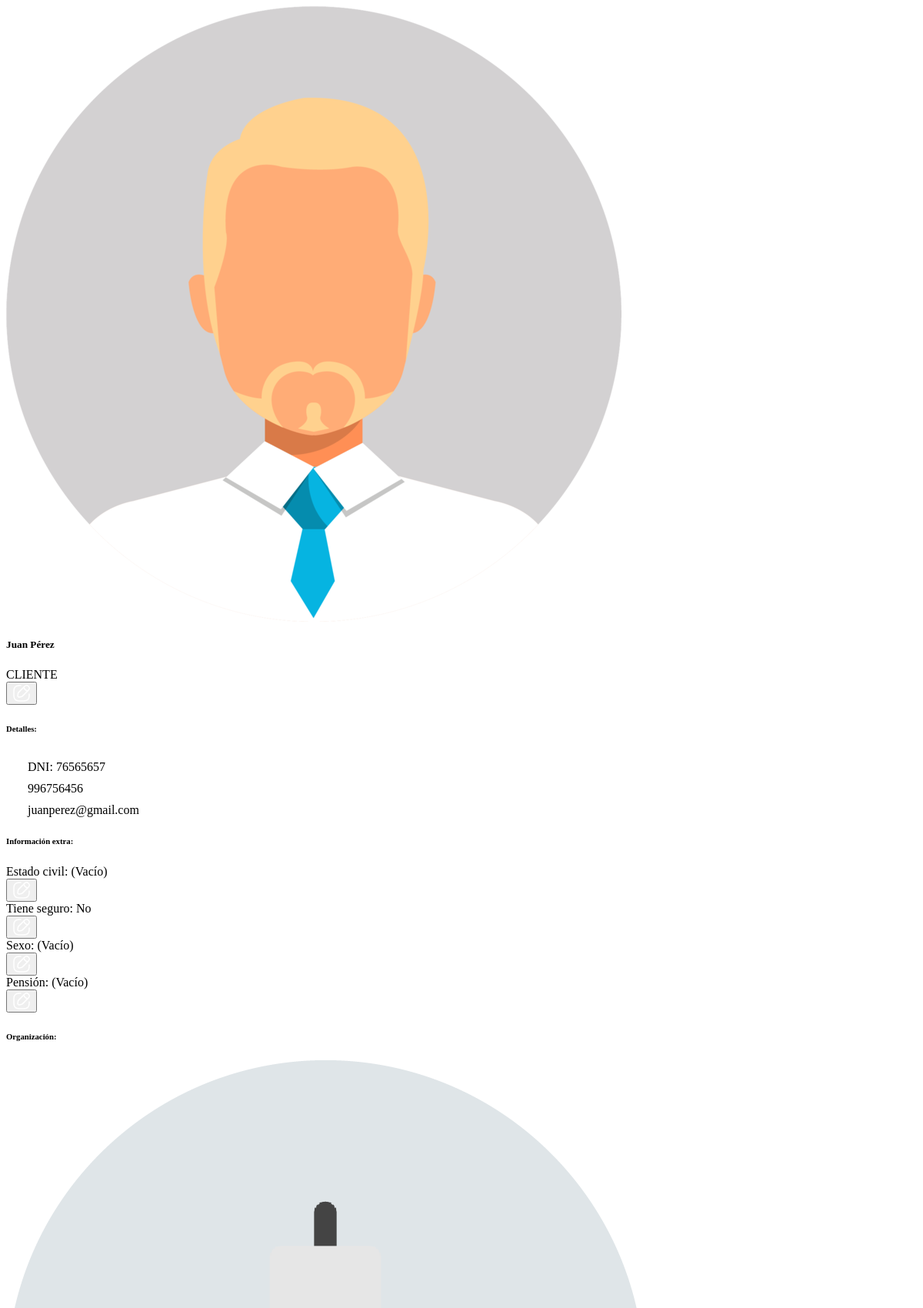
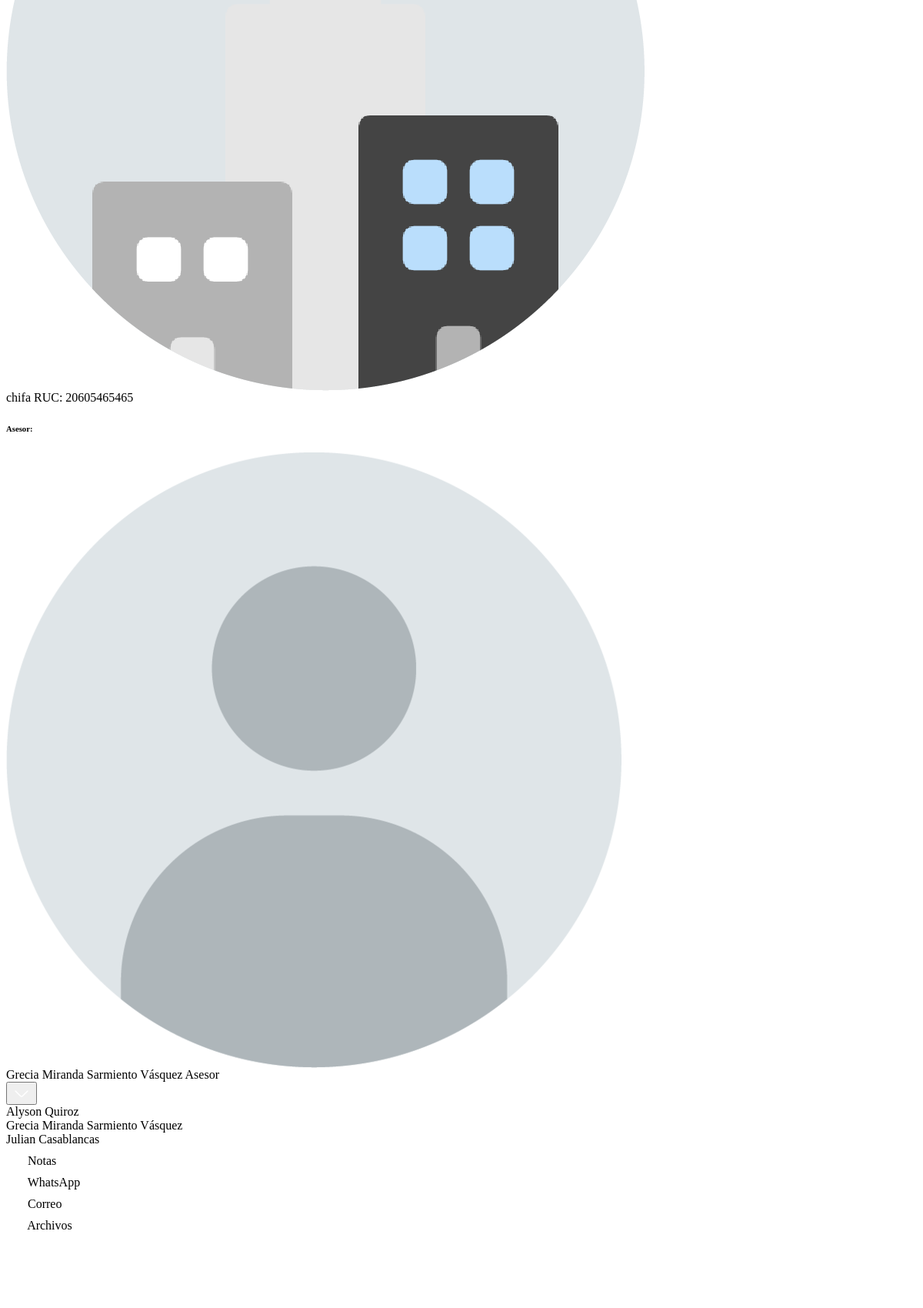
Page /views/clientes/get.php?id=1 (signed in, upper part) on the committed database (2 pictures, top to bottom).
### tables this page shows
CREATE TABLE `clientes` (
  `idcliente` int(11) NOT NULL,
  `nombres` varchar(250) NOT NULL,
  `apellidos` varchar(250) NOT NULL,
  `num_doc` varchar(11) DEFAULT NULL,
  `telefono` int(9) DEFAULT NULL,
  `correo` varchar(250) DEFAULT NULL,
  `fecha_creacion` datetime NOT NULL DEFAULT current_timestamp(),
  `idusuario` int(11) DEFAULT NULL,
  `idestado` int(11) DEFAULT NULL,
  `foto` varchar(1000) DEFAULT NULL,
  `estado_civil` varchar(25) DEFAULT NULL,
  `tiene_seguro` tinyint(1) DEFAULT NULL,
  `sexo` varchar(255) DEFAULT NULL,
  `pensión` varchar(255) DEFAULT NULL
);

CREATE TABLE `estados_clientes` (
  `idestado` int(11) NOT NULL,
  `estado` varchar(50) NOT NULL
);

CREATE TABLE `campos_extra` (
  `idcampo` int(11) NOT NULL,
  `idreferencia` int(11) DEFAULT NULL,
  `tabla` varchar(50) NOT NULL,
  `campo` varchar(50) NOT NULL,
  `nombre` varchar(100) NOT NULL,
  `valor_inicial` text DEFAULT NULL,
  `tipo_dato` enum('texto','numero','booleano','fecha','opciones') DEFAULT 'texto',
  `longitud` int(11) DEFAULT NULL,
  `requerido` tinyint(1) NOT NULL DEFAULT 1,
  `fecha_creacion` timestamp NOT NULL DEFAULT current_timestamp()
);

CREATE TABLE `empresas` (
  `idempresa` int(11) NOT NULL,
  `razon_social` varchar(250) NOT NULL,
  `ruc` varchar(11) DEFAULT NULL,
  `direccion` varchar(250) DEFAULT NULL,
  `direccion_referencia` varchar(250) DEFAULT NULL,
  `foto` varchar(1000) DEFAULT NULL,
  `fecha_creacion` datetime NOT NULL DEFAULT current_timestamp(),
  `idusuario` int(11) DEFAULT NULL,
  `extra` longtext DEFAULT NULL CHECK (json_valid(`extra`))
);

CREATE TABLE `usuarios` (
  `idusuario` int(11) NOT NULL,
  `nombres` varchar(250) NOT NULL,
  `apellidos` varchar(250) NOT NULL,
  `num_doc` varchar(8) NOT NULL,
  `telefono` varchar(9) NOT NULL,
  `correo` varchar(250) NOT NULL,
  `foto` varchar(1000) NOT NULL,
  `usuario` varchar(50) NOT NULL,
  `password` varchar(250) NOT NULL,
  `fecha_creacion` datetime NOT NULL DEFAULT current_timestamp(),
  `idrol` int(11) NOT NULL,
  `idestado` int(11) DEFAULT NULL
);

### views/clientes/get.php (the view, shortened to what the rows shown need)
<?php
require_once __DIR__ . '/../../models/clientes/ClienteModel.php';
require_once __DIR__ . '/../../models/actividades/ActividadModel.php';
require_once __DIR__ . '/../../models/Usuarios/UsuarioModel.php';
require_once __DIR__ . '/../../models/ajustes/AjustesModel.php';
$id = $_GET['id'] ?? null;
$pdo = Database::getConnection();
$model = new ClienteModel($pdo);
$usuarioModel = new UsuarioModel($pdo);
$ajustesModel = new AjustesModel($pdo);
$cliente = null;
$mensaje = '';
if ($id) {
    $cliente = $model->obtenerCliente($id);
}
$usuarios = $usuarioModel->obtenerUsuarios();
$camposExtra = $ajustesModel->obtenerCamposExtraPorTabla(null, "clientes");
?>
<link rel="stylesheet" href="./assets/css/actividad.css">
<?php if (!empty($mensaje)): ?>
    <div class="h-100 w-100 align-items-center d-flex justify-content-center">
        <div class="alert alert-danger"><?= $mensaje ?></div>
    </div>
<?php else: ?>
    <div class="page-content px-4 pt-1 pb-4">
        <div class="d-flex h-100 gap-3">
            <div style="width: 30%;">
                <div class="container-shadow d-flex flex-column justify-content-between gap-3 h-100">
                    <div class="flex-grow-1">
                        <div class="info-container">
                            <div class="d-flex justify-content-between p-3 mb-2">
                                <div class="info-row gap-2">
                                    <img class="user-icon" data-type="cliente" data-id="<?= $cliente['idcliente'] ?>" src="<?= $cliente['foto'] ?>" alt="Foto de <?= $cliente['nombres'] ?>">
                                    <div class="d-flex flex-column">
                                        <h5 class="text-large mb-2"><?= $cliente['nombres'] . ' ' . $cliente['apellidos'] ?></h5>
                                        <?php
                                        $claseChip = 'info';
                                        switch ($cliente['estado']) {
                                            case 'CLIENTE':
                                                $claseChip = 'success';
                                                break;
                                        }
                                        ?>
                                        <div class="chip chip-<?= $claseChip ?>"><?= $cliente['estado'] ?? 'SIN ESTADO' ?></div>
                                    </div>
                                </div>
                                <div class="icons-row">
                                    <button class="btn btn-icon bg-light btn-edit" id="btnEditCliente" data-target="modalForm" data-id="<?= $cliente['idcliente'] ?>" data-type="cliente" title="Editar cliente"><?php include('./assets/svg/edit.svg') ?></button>
                                </div>
                            </div>
                        </div>
                        <div class="info-container">
                            <h6 class="fw-bold mb-2">Detalles:</h6>
                            <div class="d-flex flex-column gap-1">
                                <?php if (isset($cliente['num_doc'])): ?>
                                    <div class="info-row">
                                        <span>DNI: </span>
                                        <span><?= $cliente['num_doc'] ?></span>
                                    </div>
                                <?php endif; ?>
                                <?php if (isset($cliente['telefono'])): ?>
                                    <div class="info-row">
                                        <span><?= $cliente['telefono'] ?></span>
                                    </div>
                                <?php endif; ?>
                                <?php if (isset($cliente['correo'])): ?>
                                    <div class="info-row">
                                        <span><?= $cliente['correo'] ?></span>
                                    </div>
                                <?php endif; ?>
                            </div>
                        </div>
                        <?php if (!empty($camposExtra)): ?>
                            <div class="info-container">
                                <h6 class="fw-bold mb-2">Información extra:</h6>
                                <div class="d-flex flex-column">
                                    <?php foreach ($camposExtra as $campo): ?>
                                        <?php
                                        $valor = isset($cliente[$campo['campo']])
                                            ? $cliente[$campo['campo']]
                                            : null;
                                        switch ($campo['tipo_dato']) {
                                            case 'booleano':
                                                $valorFormateado = $valor
                                                    ? 'Sí'
                                                    : 'No';
                                                break;
                                            case 'opciones':
                                                $opciones = $campo['valor_inicial'] ?? [];
                                                $valorFormateado = in_array($valor, $opciones)
                                                    ? $valor
                                                    : '(Vacío)';
                                                break;
                                        }
                                        ?>
                                        <div class="edicion-grupo">
                                            <div class="info-row row-editable"
                                                data-element="extra_<?= $campo['campo'] ?>"
                                                data-campo='<?= json_encode($campo) ?>'
                                                data-source="clientes"
                                                data-action="actualizar"
                                                data-id="<?= $cliente['idcliente'] ?>">
                                                <span class="fw-bold"><?= htmlspecialchars($campo['nombre']) ?>:</span>
                                                <span id="extra_<?= $campo['campo'] ?>"><?= $valorFormateado ?></span>
                                            </div>
                                            <button class="btn btn-icon sm border btn-edit-info">
                                            </button>
                                        </div>
                                    <?php endforeach; ?>
                                </div>
                            </div>
                        <?php endif; ?>
                        <div class="info-container">
                            <h6 class="fw-bold mb-2">Organización:</h6>
                            <?php if (isset($cliente['correo'])): ?>
                                <div class="info-row">
                                    <img class="user-icon sm clickable" data-type="empresa" data-id="<?= $cliente['idempresa'] ?>" src="<?= $cliente['empresa_foto'] ?>" alt="Foto de <?= $cliente['empresa_nombre'] ?>">
                                    <div class="d-flex flex-column">
                                        <span class="user-link clickable" data-type="empresa" data-id="<?= $cliente['idempresa'] ?>"><?= $cliente['empresa_nombre'] ?></span>
                                        <span class="text-small">RUC: <?= $cliente['empresa_ruc'] ?></span>
                                    </div>
                                </div>
                            <?php else: ?>
                                <span class="text-primary clickable btn-edit" data-id="<?= $cliente['idcliente'] ?>" data-type="empresa" data-target="inlineForm">Agregar organización</span>
                            <?php endif; ?>
                        </div>
                        <div class="info-container">
                            <h6 class="fw-bold mb-2">Asesor:</h6>
                            <div class="busqueda-grupo">
                                <div class="info-row gap-3 py-1 px-2" id="usuarioActual">
                                    <div class="info-row">
                                        <img id="usuarioActualFoto" class="user-icon sm" src="<?= $cliente['usuario_foto'] ?>" alt="Foto de <?= $cliente['usuario'] ?>">
                                        <div class="d-flex flex-column">
                                            <span id="usuarioActualNombre"><?= $cliente['usuario'] ?></span>
                                            <span class="text-small">Asesor</span>
                                        </div>
                                    </div>
                                    <button class="btn btn-icon sm">
                                    </button>
                                </div>
                                <div class="resultados-busqueda" data-parent="usuarioActual" style="top: 3rem;">
                                    <?php foreach ($usuarios as $usuario): ?>
                                        <div class="resultado-item usuario-item <?= $cliente['idusuario'] === $usuario['idusuario'] ? 'selected' : '' ?>" data-id="<?= $usuario['idusuario'] ?>" data-value="<?= $usuario['nombres'] . ' ' . $usuario['apellidos'] ?>"><?= $usuario['nombres'] . ' ' . $usuario['apellidos'] ?></div>
                                    <?php endforeach; ?>
                                </div>
                            </div>
                        </div>
                    </div>
                </div>
            </div>
            <div style="width: 70%;">
                <div class="container-shadow h-100">
                    <div class="tabs-container">
                        <div class="tab-item selected" data-value="notas">
                            <span>Notas</span>
                        </div>
                        <div class="tab-item" data-value="whatsapp">
                            <span>WhatsApp</span>
                        </div>
                        <div class="tab-item" data-value="correo">
                            <span>Correo</span>
                        </div>
                        <div class="tab-item" data-value="archivos">
                            <span>Archivos</span>
                        </div>
                    </div>
                    <div class="p-2" style="max-height: 100%; overflow-y: auto;">
                        <div class="mb-3">
                            <div id="tabContainer" class="py-3" style="height: 310px; overflow-y: auto;">
                            </div>
                        </div>
                    </div>
                </div>
            </div>
        </div>
    </div>
<?php endif; ?>

### rows in the picture
clientes: foto (picture), nombres "Juan", apellidos "Pérez", idestado.estado "CLIENTE", num_doc "76565657", telefono "996756456", correo "juanperez@gmail.com", empresas.foto (placeholder picture), empresas.razon_social "chifa", empresas.ruc "20605465465", idusuario.foto (placeholder picture)
campos_extra: nombre "Estado civil", valorFormateado "(Vacío)"
campos_extra: nombre "Tiene seguro", valorFormateado "No"
campos_extra: nombre "Sexo", valorFormateado "(Vacío)"
campos_extra: nombre "Pensión", valorFormateado "(Vacío)"
usuarios: nombres "Alyson", apellidos "Quiroz"
usuarios: nombres "Grecia Miranda", apellidos "Sarmiento Vásquez"
usuarios: nombres "Julian", apellidos "Casablancas"

### other values in the picture
$cliente['usuario'] "Grecia Miranda Sarmiento Vásquez"
